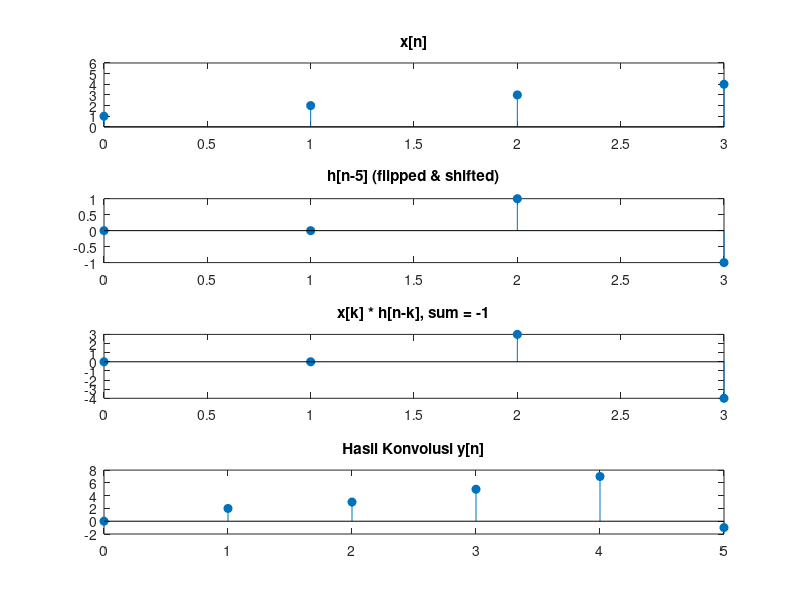

The MATLAB source for this figure:
x = [1 2 3 4];
h = [1 -1 2];
N = length(x) + length(h) - 1;
y = zeros(1,N);

figure;
for n = 0:N-1
    clf;
    k = 0:length(x)-1;
    hk = fliplr(h);
    hk_shifted = zeros(1, length(x));
    for i = 1:length(h)
        idx = n - i + 1;
        if (idx >= 1) && (idx <= length(x))
            hk_shifted(idx) = hk(i);
        end
    end
    product = x .* hk_shifted;
    y_n = sum(product);
    y(n+1) = y_n;

    subplot(4,1,1); stem(k, x, 'filled'); title('x[n]'); ylim([min(x)-1 max(x)+2]);
    subplot(4,1,2); stem(k, hk_shifted, 'filled'); title(['h[n-' num2str(n) '] (flipped & shifted)']);
    subplot(4,1,3); stem(k, product, 'filled'); title(['x[k] * h[n-k], sum = ' num2str(y_n)]);
    subplot(4,1,4); stem(0:n, y(1:n+1), 'filled'); title('Hasil Konvolusi y[n]');

    pause(1);
end

